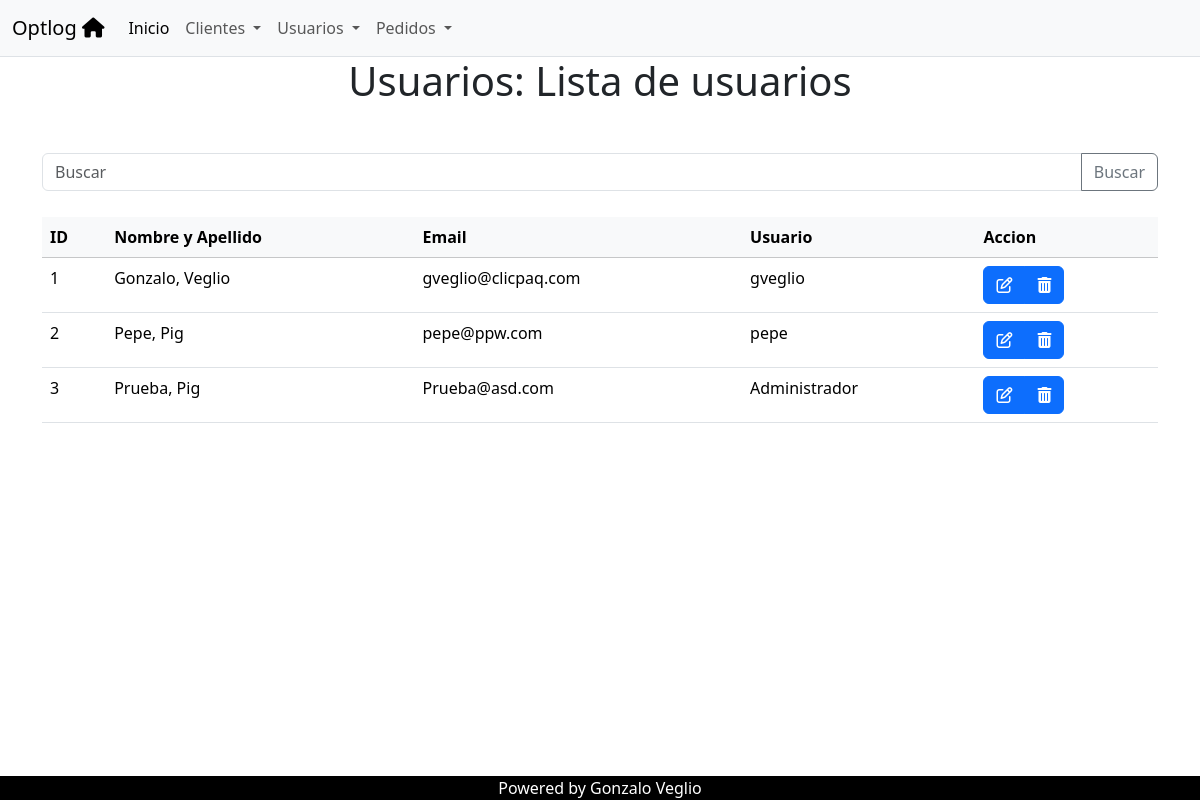
Page /usuarios/usuarios/list on the earlier database version.
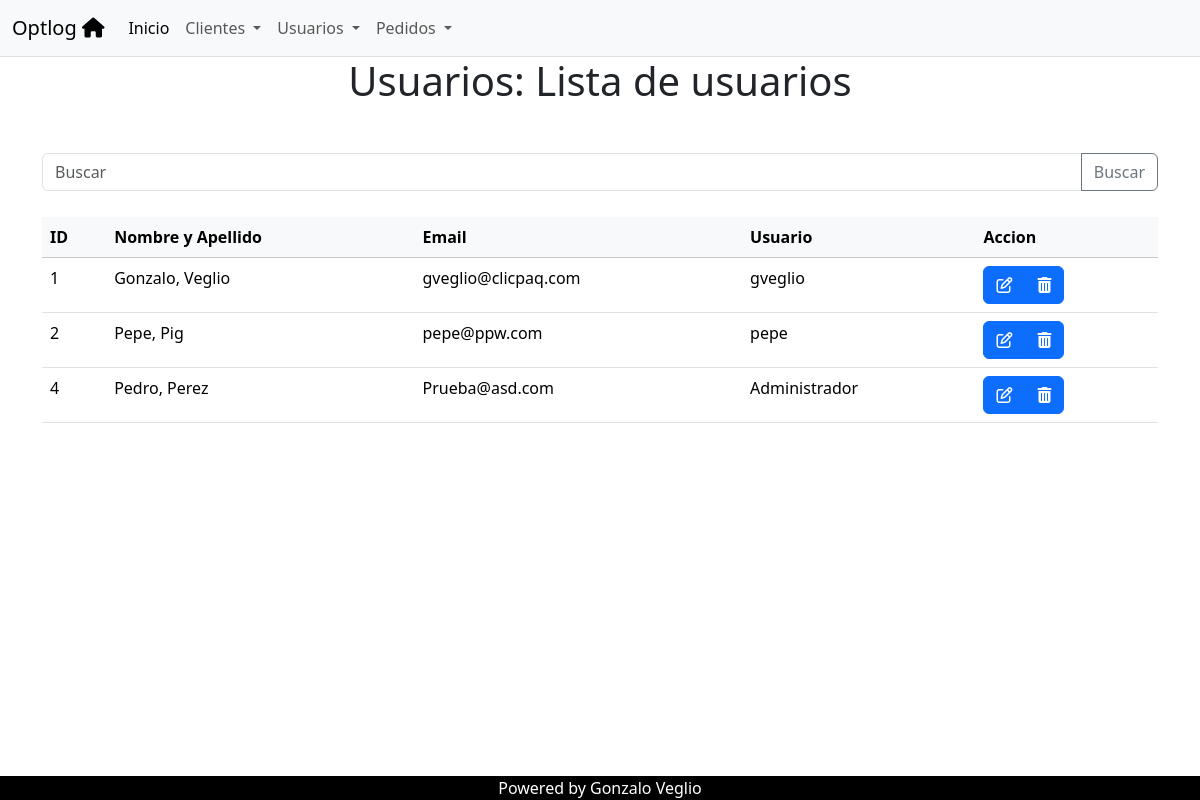
Same page on the later database version.
### usuarios/models.py (models this page shows, shortened)
class Usuario(models.Model):
    username = models.CharField(max_length=50, unique=True)
    email = models.EmailField(max_length=254, unique=True)
    password = models.CharField(max_length=100)
    fecha_creacion = models.DateTimeField(auto_now_add=True)
    nombre = models.CharField(max_length=100)
    apellido = models.CharField(max_length=100)

### usuarios/views.py (the view)
# urls.py: path('usuarios/list', views.usuario_list, name='usuario_list'),
def usuario_list(request):
    query = request.GET.get('q')
    if query:
        usuarios = Usuario.objects.filter(
            Q(nombre__icontains=query) |
            Q(apellido__icontains=query)
        )
    else:
        usuarios = Usuario.objects.all()
    context = {"object_list": usuarios}
    return render(request, "usuarios/usuario_list.html", context)

### usuarios/templates/usuarios/usuario_list.html
{% extends 'core/base.html' %}
{% block header %}
Usuarios: Lista de usuarios
{% endblock header %}
{% block main %}
<form action="{% url 'usuarios:usuario_list' %}" method="get">
    <div class="input-group mb-3">
     <input type="text" class="form-control" placeholder="Buscar"  name="q">
     <button class="btn btn-outline-secondary" type="submit" id="button-addon2">Buscar</button>
   </div>
  </form>
<table class="table table-hover">
    <thead class="table-light">
        <tr>
        <th>ID</th>
        <th>Nombre y Apellido</th>
        <th>Email</th>
        <th>Usuario</th>
        <th>Accion</th>
    </tr>
</thead>
<tbody>
    {% for object in object_list %}
    <tr>
  <td>{{object.id}}</td>
  <td>{{object.nombre | capfirst}}, {{object.apellido | capfirst}} </td>
  <td>{{object.email}}</td>
  <td>{{object.username  }}</td>
  <td>
    <div class="btn-group" role="group">
      <a href="#" class="btn btn-primary"><i class="fa fa-edit"></i> </a>
      <a href="{% url 'usuarios:usuario_delete' object.id %}" type="button" class="btn btn-primary" ><i class="fa fa-trash"></i></a>
    </div>
  </td>
</tr>
{%empty%}
    <p>No hay registros</p>
        {% endfor %}
{% endblock main %}

Differences in the rows shown:
removed Usuario: id "3", nombre "Prueba", apellido "Pig", email "Prueba@asd.com", username "Administrador"
added Usuario: id "4", nombre "Pedro", apellido "Perez", email "Prueba@asd.com", username "Administrador"
